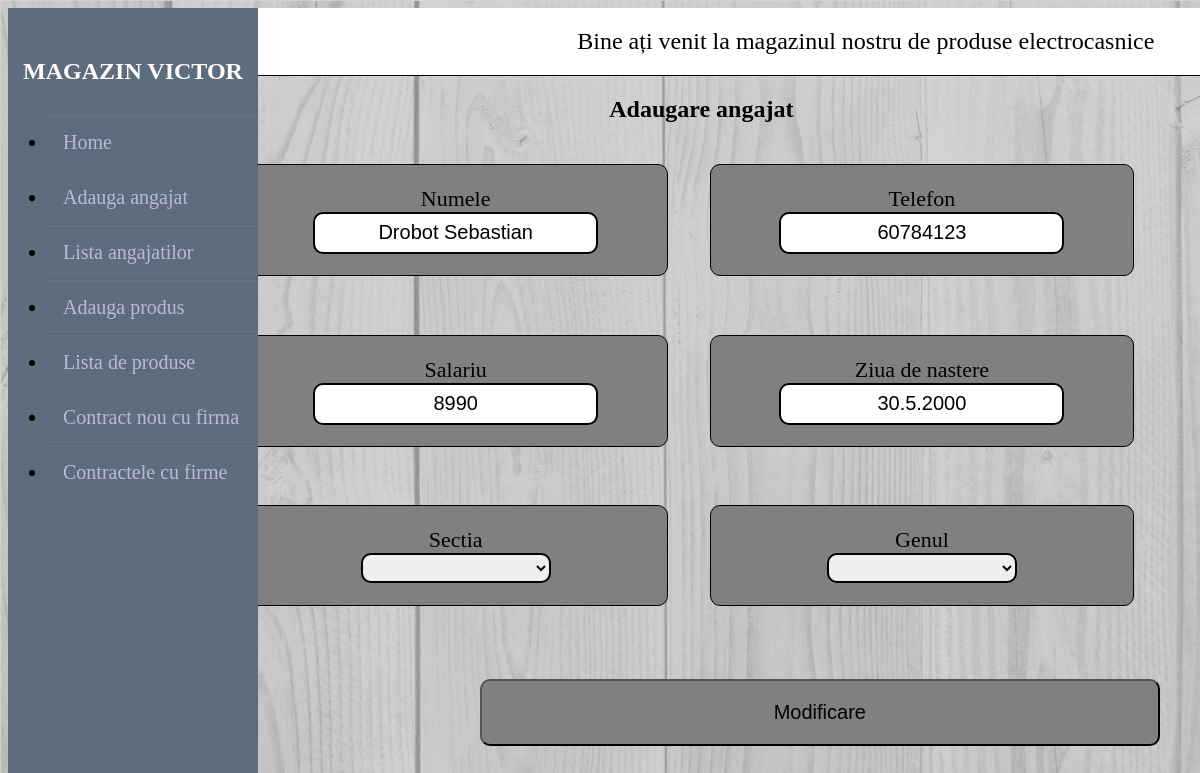
Page /teza/adauga_angajat.php?edit=10 on the committed database.
### tables this page shows
CREATE TABLE `angajati` (
  `id_angajat` int(11) NOT NULL,
  `numele` varchar(50) NOT NULL,
  `telefon` int(3) NOT NULL,
  `salariu` double NOT NULL,
  `ziua_nastere` varchar(100) NOT NULL,
  `genul` varchar(50) NOT NULL,
  `sectiunea` int(11) NOT NULL
);

### teza/adauga_angajat.php (the view, shortened to what this page needs)
 <?php include('sever.php');?>
<?php
if(isset($_GET['edit']))
{
   $id = $_GET['edit'];
   $edit_state = true;
   $rec = mysqli_query($db, "SELECT * FROM angajati WHERE id_angajat=$id");
   $record=mysqli_fetch_array($rec);
   $numele = $record['numele'];
   $telefon=$record['telefon'];
   $salariu=$record['salariu'];
   $ziua_nastere=$record['ziua_nastere'];
}
?>
<!DOCTYPE html>
<html>
<head>
	<link rel="stylesheet" type="text/css" href="stil.css">
</head>
<body>
<div class="wrapper">
    <div class="sidebar">
        <h2>Magazin Victor</h2>
        <ul>
            <li><a href="http://localhost/teza/index.php "> Home</a></li>
            <li><a href="http://localhost/teza/adauga_angajat.php "> Adauga angajat</a></li>
            <li><a href="http://localhost/teza/afisare_angajat.php "> Lista angajatilor</a></li>
            <li><a href="http://localhost/teza/adauga_produs.php">Adauga produs</a></li>
            <li><a href="http://localhost/teza/afisare_produs.php">Lista de produse</a></li>
            <li><a href="http://localhost/teza/adauga_contract.php">Contract nou cu firma</a></li>
            <li><a href="http://localhost/teza/afisare_firma.php">Contractele cu firme</a></li>
        </ul>
    </div>
    <div class="main_content">
        <div class="header"> &nbsp &nbsp &nbsp &nbsp &nbsp &nbsp &nbsp &nbsp &nbsp &nbsp &nbsp &nbsp &nbsp &nbsp &nbsp &nbsp &nbsp &nbsp &nbsp &nbsp &nbsp &nbsp &nbsp &nbsp &nbsp &nbsp &nbsp &nbsp &nbsp   Bine ați venit la magazinul nostru de produse electrocasnice</div>
    </div>
</div>
 <h2><center>&nbsp &nbsp &nbsp &nbsp &nbsp &nbsp&nbsp &nbsp &nbsp &nbsp &nbsp &nbsp&nbsp &nbsp &nbsp &nbsp &nbsp &nbsp Adaugare angajat</center></h2>
<form method="post" action="sever.php">
<div class="container">
  <div class="item">
    <t>Numele</t>
    <br>
          <div>
            <input class="inputuri"  type="text" name="numele" value="<?php  echo $numele;  ?>" placeholder="Name" >
           </div>
  </div>
  <div class="item">
    <t>Telefon</t> <br>
          <div>
            <input class="inputuri" type="text" name="telefon" value="<?php  echo $telefon;  ?>" placeholder="Telefon">
           </div>
  </div>
<div class="item">
    <t>Salariu</t> <br>
          <div >
          <input class="inputuri" type="text" name="salariu" value="<?php  echo $salariu;  ?>" placeholder="Salary">
           </div>
  </div>
<div class="item">
    <t>Ziua de nastere</t> <br>
          <div>
            <input class="inputuri" type="text" name="ziua_nastere" value="<?php  echo $ziua_nastere;  ?>" placeholder="dd.mm.yyyy">
           </div>
  </div>
<div class="item">
    <t>Sectia</t> <br>
    <select name="sectiunea" class="selectia" >
      <option > </option>
      <option value="1">Sectia Nr.1 Tehnica de bucatarie</option>
    </select>
  </div>
<div class="item">
    <t>Genul</t> <br>
    <select name="genul" class="selectia">
      <option></option>
      <option value="M">Masculin</option>
    </select>
</div>
</div>
    <div class="input-group">
      <?php if($edit_state == false): ?>
      <button type="submit" name="save" class="btn">Creare</button>
      <?php else: ?>
      <button type="submit" name="update" class="btn">Modificare</button>
      <?php endif ?>
    </div>
</form>
<br><br><br>
</body>
</html>

### teza/stil.css (style rules this page uses)
body { background-image: url(backphoto.png); background-size: cover; background-attachment: fixed; }
a { text-decoration: none; }
t { font-size: 22px; }
.selectia { width: 50%; height: 70%; border:2px solid black; border-radius: 10px; }
.wrapper .sidebar { width: 250px; height: 100%; background: #5D6D7E ; padding: 30px 0px; position: fixed; }
.wrapper .sidebar h2 { color: #fff; text-transform: uppercase; text-align: center; margin-bottom: 30px; }
.wrapper .sidebar ul li { padding: 15px; border-bottom: 1px solid #bdb8d7; border-bottom: 1px solid rgba(0,0,0,0.05); border-top: 1px solid rgba(255,255,255,0.05); font-size: 20px; }
.wrapper .sidebar ul li a { color: #bdb8d7; display: block; }
.wrapper .main_content { width: 84%; margin-left: 17%; }
.wrapper .main_content .header { padding: 20px; background: #fff; color: black; border-bottom: 1px solid black; font-size: 24px; }
.input-group { margin:10px 0px 10px 0px; width: 400px; margin-left: 1%; margin-top: 190px; }
.btn { padding: 20px; font-size: 20px; margin-left:115%; background:gray; border-radius: 10px; width:170%; }
.container { display: grid; width: 75%; margin-left: 20%; justify-items: center; grid-template-columns: 1fr 1fr; grid-row-gap: 18%; grid-column-gap: 5%; }
.item { border:1px solid black; border-radius: 10px; padding: 5%; width: 90%; text-align: center; background-color: gray; }

### teza/adauga_angajat.php (style rules this page uses)
.inputuri { text-align: center; width: 70%; padding: 2%; border:2px solid black; border-radius: 10px; font-size: 20px; }
.selectia { width: 50%; height: 30px; border:2px solid black; border-radius: 10px; }

### rows in the picture
angajati: numele "Drobot Sebastian", telefon "60784123", salariu "8990", ziua_nastere "30.5.2000"
